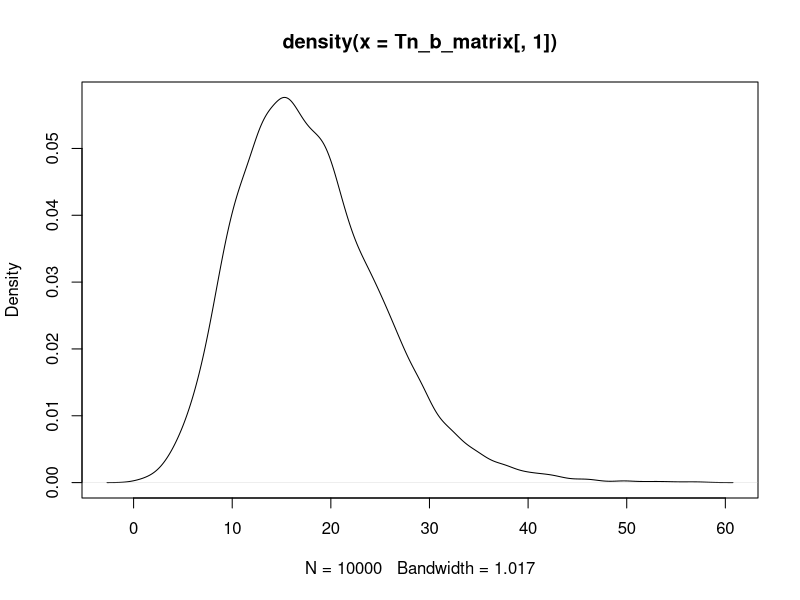

This figure's R source:
##date 11/09/2025 
##Author: Jordi

rm(list=ls())
gc()
library(MASS)
#-----------------------------------------------------------------------------------
##1.-Define the variables first and the main functions i will use throughout. 
n<-1000
set.seed(1234)

x<-runif(n, min=-sqrt(3), max=sqrt(3))
epsilon<- runif(n, min=-0.5, max=0.5)
theta<-2
v<-rnorm(n)
 
ystar <- theta * x + epsilon
yl <- ystar + v * (v < 0)    
yu <- ystar + v * (v >= 0)   

theta_grid <- seq(1, 3, by = 0.01)

yc<-0.5*(yl+yu)
delta<-(yu-yl)/2

##This is to use in the subsampling to take random draws directly from here
data_full <- data.frame(
  x = x,
  yc = yc,
  delta = delta
)


#Moment function
m1_vec <- function(yc, delta, X, theta){
  return( yc * X - abs(X) * delta - theta * X^2 )
}

m2_vec <- function(yc, delta, X, theta){
  return( theta * X^2 - yc * X - abs(X) * delta )
}

#Calculate moment matrices from data
moment_matrix_1<-sapply(theta_grid,function(theta_sim) m1_vec(yc, delta, x, theta_sim))
moment_matrix_2<-sapply(theta_grid,function(theta_sim) m2_vec(yc, delta, x, theta_sim))

#Moments
mbar1 <-colMeans(moment_matrix_1)
mbar2 <-colMeans(moment_matrix_2)
s2_1 <- apply(moment_matrix_1, 2, var)
s2_2 <- apply(moment_matrix_2, 2, var)


#Estimate t-statistic
tn <- n*(pmax(mbar1/sqrt(s2_1), 0)^2 + pmax(mbar2/sqrt(s2_2), 0)^2)

#Note: super inefficient. As a shameless stataist, I am trying to depart from my vices but they always win in the short run.

#-----------------------------------------------------------------------------------

##Exercise 2: PA Method -->aproximate the distribution of the T to have the right critical values. 
B <- 1000 #ad hoc? we need to push the draws...
J <- 2 #two moments
Z <- mvrnorm(n = B, mu = rep(0, J), Sigma=diag(rep(1,J)))

s_matrix <- matrix(NA, nrow = B, ncol = length(theta_grid))

for (j in 1:length(theta_grid)) {
  moment_vectors <- cbind(moment_matrix_1[, j], moment_matrix_2[, j])
  sigma <- cov(moment_vectors)
  D_hat_inv_sqrt <- diag(diag(sigma)^(-0.5)) #####WRONG!!! correct asap
  omega <- D_hat_inv_sqrt %*% sigma %*% D_hat_inv_sqrt

  for (b in 1:B) {
    simulated_moments <- t(chol(omega)) %*% Z[b, ]  ##not sure about this, but the idea is to have omega*Z that is not independent.
    s_b <- sum(pmax(simulated_moments, 0)^2)
    s_matrix[b, j] <- s_b
  }
}
##Find critical value
pa_critical_value <- apply(s_matrix, 2, quantile, probs = 0.95, na.rm = TRUE)

##Define identified set
confidence_set_pa <- theta_grid[tn <= pa_critical_value]
bounds_set_pa <- c(min(confidence_set_pa), max(confidence_set_pa))

#-----------------------------------------------------------------------------------

##Exercise 3. Subsampling-->another way to determine the critical values.
#we define sample size and number of draws
b<- round(sqrt(n))
k<-10000


Tn_b_matrix <- matrix(NA, nrow = k, ncol = length(theta_grid))


for (i in 1:k) {
    subsample_indices <- sample(1:n, b, replace = FALSE)
    subsample_data <- data_full[subsample_indices, ]
        subsample_x <- subsample_data$x
        subsample_yc <- subsample_data$yc
        subsample_delta <- subsample_data$delta

    moment_matrix_1<-sapply(theta_grid,function(theta_sim) m1_vec(subsample_yc, subsample_delta, subsample_x, theta_sim))

    moment_matrix_2<-sapply(theta_grid,function(theta_sim) m2_vec(subsample_yc, subsample_delta, subsample_x, theta_sim))

    #estimate moments
    mbar1_b <-colMeans(moment_matrix_1)
    mbar2_b <-colMeans(moment_matrix_2)
    s2_1_b <- apply(moment_matrix_1, 2, var)
    s2_2_b <- apply(moment_matrix_2, 2, var)

    Tn_b_vec <-  b*((pmax(mbar1_b/sqrt(s2_1_b), 0)^2 + (pmax(mbar2_b/ sqrt(s2_2_b), 0 ))^2))
    
    Tn_b_matrix[i, ] <- Tn_b_vec
}

plot(density(Tn_b_matrix[,1]))



#find critical value
critical_value_subsampling <- apply(Tn_b_matrix, 2, quantile, probs = 0.95)

#define identified set
confidence_set_subsampling <- theta_grid[tn <= critical_value_subsampling]
bounds_set_subsampling <- c(min(confidence_set_subsampling), max(confidence_set_subsampling))


#-----------------------------------------------------------------------------------
##Exercise 4. GMS method

# Matrix to store the simulated test statistics for each theta agaaain, need to find a more efficient and smart way to code in R and detach from Stataism
skappa_matrix <- matrix(NA, nrow = B, ncol = length(theta_grid))

kappa <- sqrt(2 * log(log(n))) ##recommended but need to find a way as proposed in the paper mentioned; data driven way is always possible but don't understand that much from the table in the paper alluded.

for (j in 1:length(theta_grid)) {
  
  ##No need to repeat this, as computed above, but easier to follow...
  moment_vectors <- cbind(moment_matrix_1[, j], moment_matrix_2[, j])
  sigma <- cov(moment_vectors)
  D_hat_inv_sqrt <- diag(diag(sigma)^(-0.5))
  omega <- D_hat_inv_sqrt %*% sigma %*% D_hat_inv_sqrt

  xi_1<- sqrt(n)*(mbar1[j]/(sqrt(s2_1[j])*kappa))
  xi_2<- sqrt(n)*(mbar2[j]/(sqrt(s2_2[j])*kappa))

  varphi <- c(pmin(xi_1, 0), pmin(xi_2, 0)) ##many different varphi functions can be used. Check Bontemps notes. 

  for (b in 1:B) {
    simulated_moments <- t(chol(omega)) %*% Z[b, ] + varphi
    s_b_kappa <- pmax(simulated_moments[1], 0)^2 +pmax(simulated_moments[2], 0)^2
    skappa_matrix[b, j] <- s_b_kappa
  }
}

# Find the critical value (95th percentile) for each theta
gms_critical_value <- apply(skappa_matrix, 2, quantile, probs = 0.95, na.rm = TRUE)

# Cconfidence set
confidence_set_gms <- theta_grid[tn <= gms_critical_value]
bounds_set_gms <- c(min(confidence_set_gms), max(confidence_set_gms))

#note: revise this...
#-----------------------------------------------------------------------------------

##Exercise 5. CHK method, pretty straight forward
alpha=0.05
p=2 ##number of ineq

cck=-qnorm(alpha/p)/sqrt(1-qnorm(alpha/p)^2/n)

tn_cck <- pmax(sqrt(n)*(mbar1/sqrt(s2_1)), sqrt(n)*(mbar2/sqrt(s2_2)))

confidence_set_cck <- theta_grid[tn_cck <= cck]
bounds_set_cck <- c(min(confidence_set_cck), max(confidence_set_cck))

#-----------------------------------------------------------------------------------EOF 